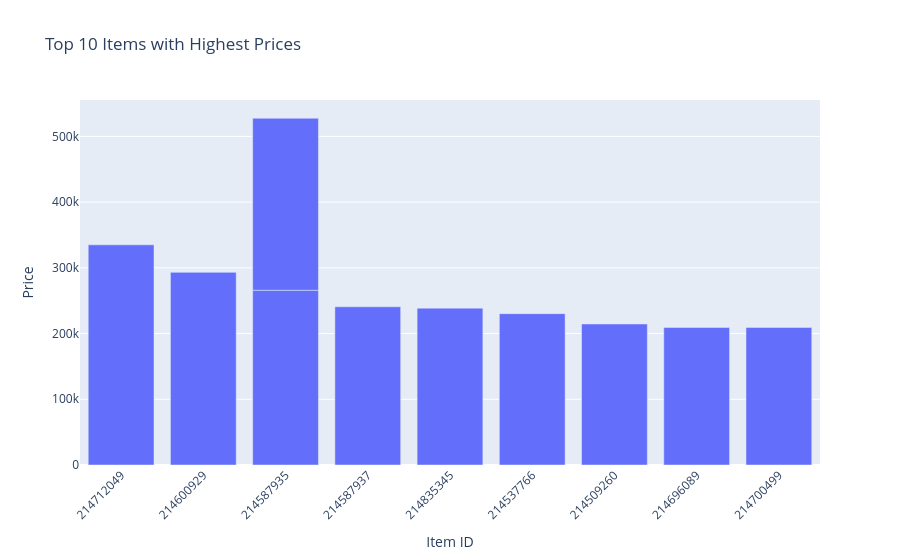

Here is the notebook cell this chart was saved with:
### Code cell
# Top 10 items with maximum price
price_analysis = (
    buys[["item_id", "price"]]
    .drop_duplicates()
    .sort_values("price", ascending=False)
    .nlargest(10, "price")
)
fig = px.bar(
    x=price_analysis["item_id"].astype(str),
    y=price_analysis["price"],
    title="Top 10 Items with Highest Prices",
    labels={"x": "Item ID", "y": "Price"}
)
fig.update_layout(xaxis_tickangle=-45)
fig.show()

### Figure 1 — Plotly figure (JSON) as saved in the notebook; plotly's stock layout.template omitted (floating-point values rounded to 4 significant figures)
{"data": [{"alignmentgroup": "True", "hovertemplate": "Item ID=%{x}<br>Price=%{y}<extra></extra>", "legendgroup": "", "marker": {"color": "#636efa", "pattern": {"shape": ""}}, "name": "", "offsetgroup": "", "orientation": "v", "showlegend": false, "textposition": "auto", "type": "bar", "x": ["214712049", "214600929", "214587935", "214587935", "214587937", "214835345", "214537766", "214509260", "214696089", "214700499"], "xaxis": "x", "y": [334998, 293111, 265883, 261695, 240751, 238656, 230279, 214571, 209335, 209335], "yaxis": "y"}], "layout": {"barmode": "relative", "legend": {"tracegroupgap": 0}, "title": {"text": "Top 10 Items with Highest Prices"}, "xaxis": {"anchor": "y", "domain": [0, 1], "tickangle": -45, "title": {"text": "Item ID"}}, "yaxis": {"anchor": "x", "domain": [0, 1], "title": {"text": "Price"}}}}
